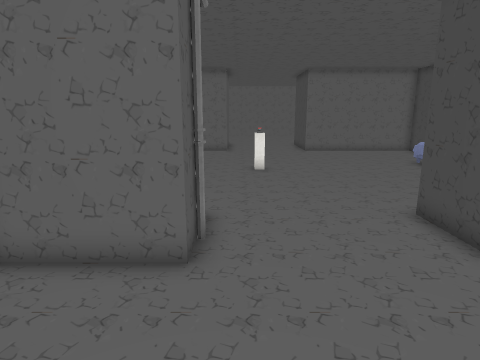
view 1 (above)

17 first-person views from a walk through a Unity game level. The camera is 1.4 m above the floor, tilts 12° down and sees 75° across. The floor is counted in squares, 0.5 m on a side. Each view is taken from the middle of a square. On the plan, view 1 faces up. The plan holds only what a view shows up to about 20 squares ahead; the rest is blank. The place goes on beyond the plan. The player character is not drawn. Some surface patterns are stand-ins.

view 2
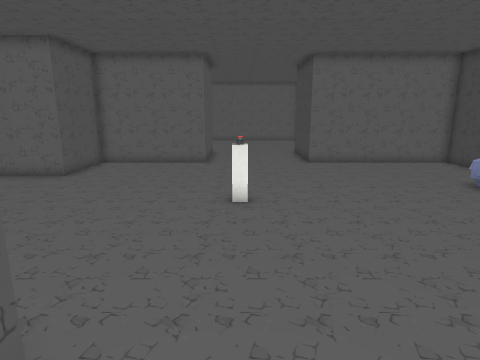

view 3
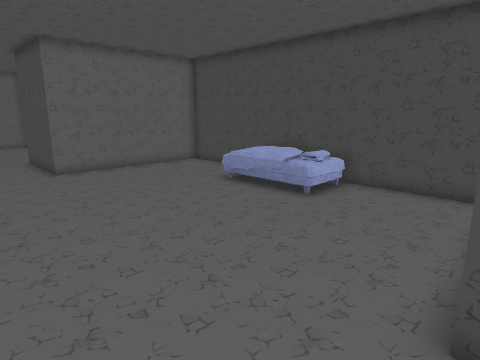

view 4
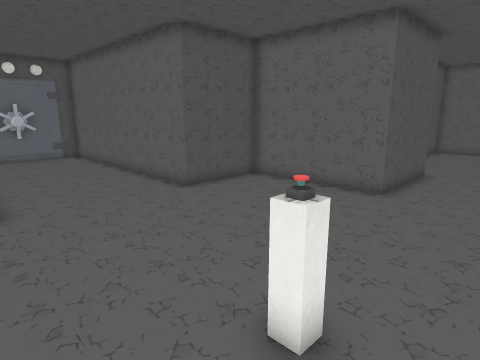

view 5
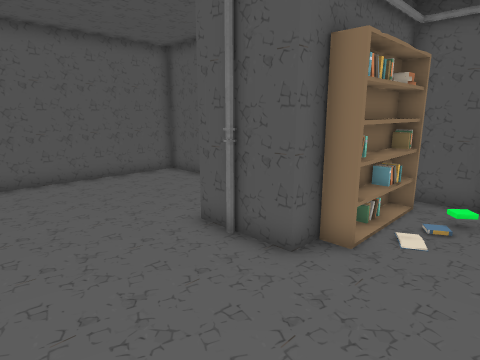

view 6
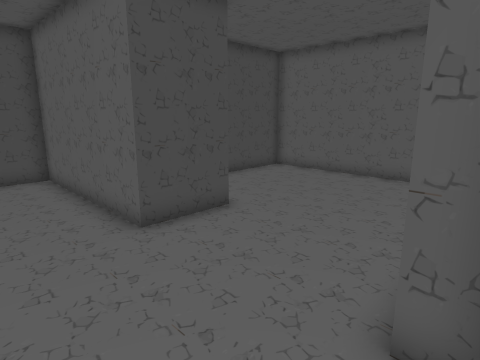

view 7
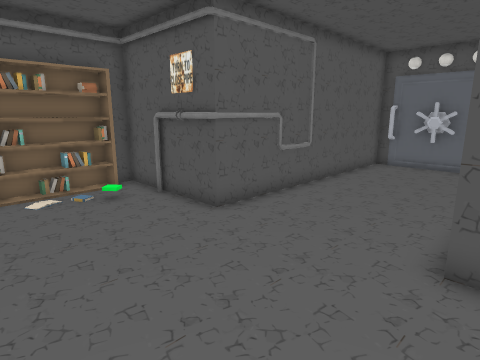

view 8
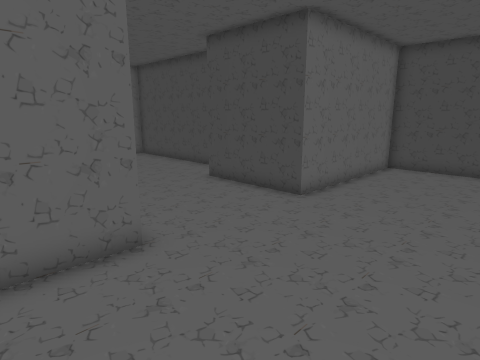

view 9
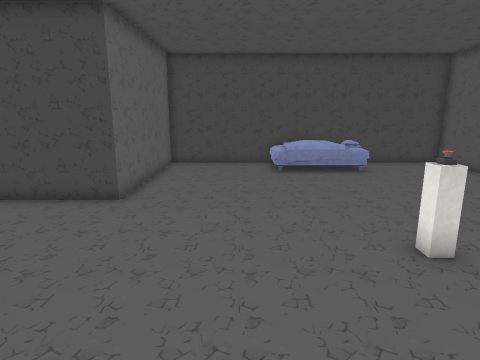

view 10
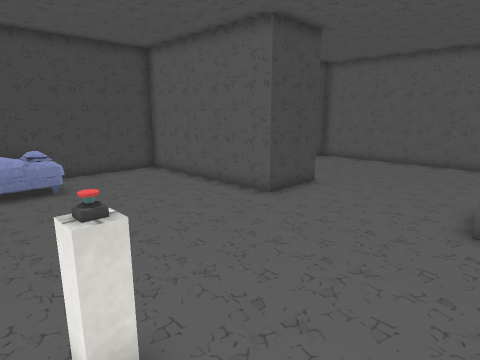

view 11
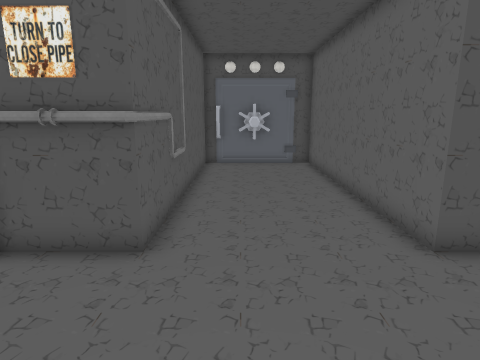

view 12
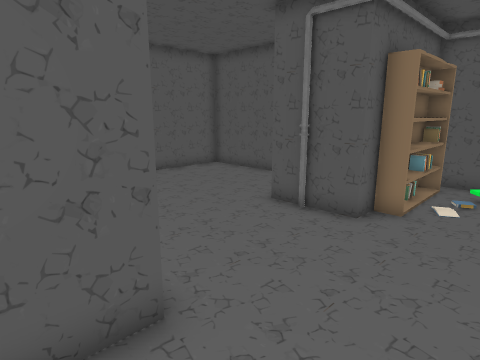

view 13
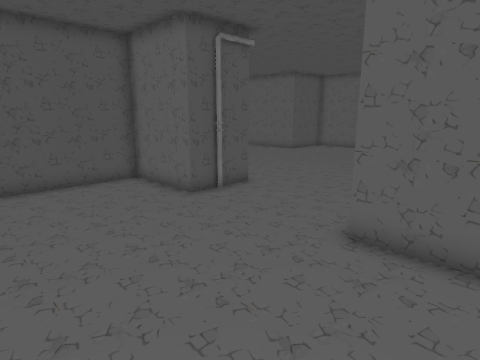

view 14
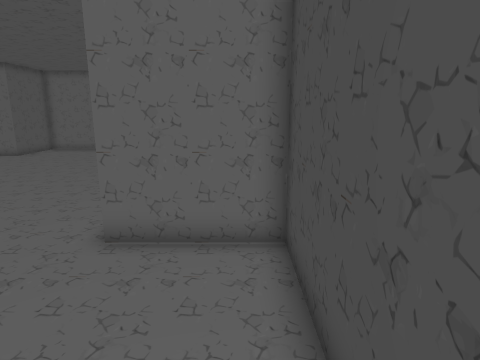

view 15
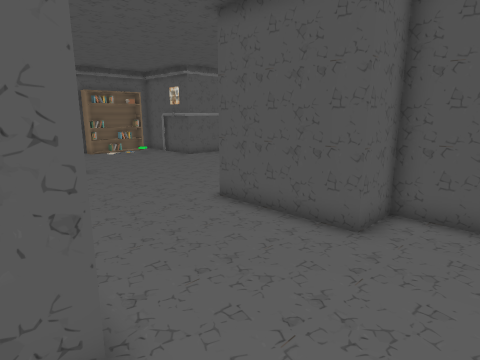

view 16
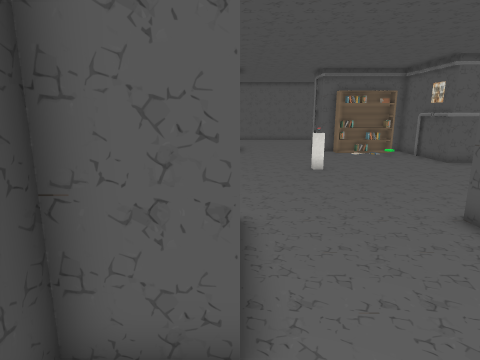

view 17
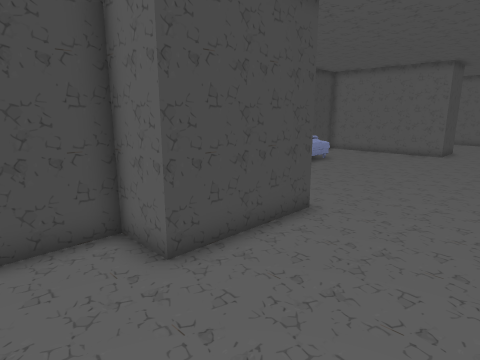

### Floor plan
Points are (right, up) in squares from view 1. A wall is a line through its corners. A room is listed if a view was taken in it or the views show most of it. See-through windows are left out.
Room 1 (views 1, 2, 3, 4, 5, 6, 7, 8, 9, 10, 11, 12, 13, 14, 15, 16, 17)
walls: (-2.2, 8.5) (-1, 8.5) (-1, 5.5) (-5, 5.5) (-5, -2) (9, -2) (9, 5.5) (5, 5.5) (5, 8.5) (13, 8.5) (13, 24) (5, 24) (5, 29) (7, 29) (7, 32.5); (-7, 14) (-7, 8.5) (-6.4, 8.5); (-3, 31.1) (-3, 29) (-1, 29) (-1, 24) (-7, 24) (-7, 20) (-18.9, 20) (-18.9, 18.4); (-18.5, 17.1) (-18.5, 15.9); (-18.9, 14) (-6.8, 14) (-6.8, 11.1)
objects: other object (-19, 18); bookshelf (-6, 9) to (-2, 9); other object (1, 16); bed (10, 15) to (10, 18)

Where each view was taken, in squares from view 1:
view 1: 0 up, 0 right, facing up
view 2: 6 up, 1 right, facing up
view 3: 8 up, 1 right, facing up-right
view 4: 13 up, 3 right, facing up-left
view 5: 12 up, 4 right, facing down-left
view 6: 12 up, 2 left, facing down-right
view 7: 21 up, 1 left, facing down-left
view 8: 18 up, 4 left, facing up-right
view 9: 20 up, 5 left, facing right
view 10: 17 up, 2 left, facing down-right
view 11: 16 up, 1 left, facing left
view 12: 12 up, 7 right, facing down-left
view 13: 1 down, 8 right, facing up-left
view 14: 1 down, 8 right, facing up
view 15: 32 up, 6 right, facing down-left
view 16: 32 up, 5 right, facing down
view 17: 32 up, 0 right, facing down-right
